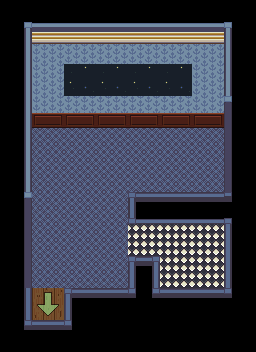

Rendered tile map (Tiled .tmx) drawn with the repository's tilesets; below, a short description and the full map source, tile grids included:
An orthogonal 8x11 tile map with 32x32 px tiles, 5 tile layers (bg, ground shadows & details, mid, shadows, ...), 6 tilesets and 8 objects (exit).

<map version="1.11" tiledversion="1.11.2" orientation="orthogonal" renderorder="right-down" width="8" height="11" tilewidth="32" tileheight="32" infinite="0" nextlayerid="10" nextobjectid="42">
 <tileset firstgid="1" source="../../Assorted_LPC/lpc-walls/walls.tsx" />
 <tileset firstgid="6145" source="../../Assorted_LPC/lpc-floors/floors.tsx" />
 <tileset firstgid="8193" source="../../[A]LightShadow_pipo.tsx" />
 <tileset firstgid="8281" source="../../custom_tilesets/[Lightship]Whaleship.tsx" />
 <tileset firstgid="12691" source="../../Assorted_LPC/wooden_stairs/[LPC]WoodenStairs.tsx" />
 <tileset firstgid="14287" source="../../custom_tilesets/[A]BouncingArrows.tsx" />
 <layer id="1" name="bg" width="8" height="11">
  <data encoding="csv">
8479,8482,8482,8482,8482,8482,8482,8478,
8434,8591,8591,8591,8591,8591,8591,8432,
8434,8640,9016,9016,9016,9016,8640,8432,
8434,8689,8689,8689,8689,8689,8689,8290,
8434,8738,8738,8738,8738,8738,8738,8436,
8434,8738,8738,8738,8738,8738,8738,8436,
8339,8738,8738,8738,8391,8392,8392,8298,
8438,8738,8738,8738,8787,8787,8787,8444,
8438,8738,8738,8738,8394,8787,8787,8444,
8446,7401,8395,8396,8348,8396,8396,8441,
8442,8396,8441,8433,8433,8433,8433,8433
</data>
 </layer>
 <layer id="4" name="ground shadows &amp; details" width="8" height="11">
  <data encoding="csv">
0,0,0,0,0,0,0,0,
0,0,0,0,0,0,0,0,
0,0,0,0,0,0,0,0,
0,0,0,0,0,0,0,0,
0,0,0,0,0,0,0,0,
0,0,0,0,0,0,0,0,
0,0,0,0,0,0,0,0,
0,0,0,0,0,0,0,0,
0,0,0,0,0,0,0,0,
0,14297,0,0,0,0,0,0,
0,0,0,0,0,0,0,0
</data>
 </layer>
 <layer id="6" name="mid" width="8" height="11">
  <properties>
   <property name="z" type="int" value="0" />
  </properties>
  <data encoding="csv">
0,0,0,0,0,0,0,0,
0,0,0,0,0,0,0,0,
0,0,0,0,0,0,0,0,
0,0,0,0,0,0,0,0,
0,0,0,0,0,0,0,0,
0,0,0,0,0,0,0,0,
0,0,0,0,0,0,0,0,
0,0,0,0,0,0,0,0,
0,0,0,0,0,0,0,0,
0,0,0,0,0,0,0,0,
0,0,0,0,0,0,0,0
</data>
 </layer>
 <layer id="7" name="shadows" width="8" height="11">
  <properties>
   <property name="z" type="int" value="0" />
  </properties>
  <data encoding="csv">
0,0,0,0,0,0,0,0,
0,0,0,0,0,0,0,0,
0,0,0,0,0,0,0,0,
0,0,0,0,0,0,0,0,
0,0,0,0,0,0,0,0,
0,0,0,0,0,0,0,0,
0,0,0,0,0,0,0,0,
0,0,0,0,0,0,0,0,
0,0,0,0,0,0,0,0,
0,0,0,0,0,0,0,0,
0,0,0,0,0,0,0,0
</data>
 </layer>
 <layer id="5" name="foreground" width="8" height="11">
  <properties>
   <property name="z" type="int" value="3" />
  </properties>
  <data encoding="csv">
0,0,0,0,0,0,0,0,
0,0,0,0,0,0,0,0,
0,0,0,0,0,0,0,0,
0,0,0,0,0,0,0,0,
0,0,0,0,0,0,0,0,
0,0,0,0,0,0,0,0,
0,0,0,0,0,0,0,0,
0,0,0,0,0,0,0,0,
0,0,0,0,0,0,0,0,
0,0,0,0,0,0,0,0,
0,0,0,0,0,0,0,0
</data>
 </layer>
 <objectgroup id="9" name="Object Layer 1">
  <object id="5" x="32" y="96" width="192" height="32">
   <properties>
    <property name="collision" type="bool" value="true" />
   </properties>
  </object>
  <object id="30" name="exit" x="32" y="304" width="32" height="32">
   <properties>
    <property name="dest" value="whaleship-f2-hallway" />
    <property name="destPoint" value="exit-w" />
    <property name="dir" value="u" />
   </properties>
  </object>
  <object id="31" x="0" y="128" width="32" height="224">
   <properties>
    <property name="collision" type="bool" value="true" />
   </properties>
  </object>
  <object id="34" x="64" y="288" width="192" height="64">
   <properties>
    <property name="collision" type="bool" value="true" />
   </properties>
  </object>
  <object id="38" x="224" y="128" width="32" height="160">
   <properties>
    <property name="collision" type="bool" value="true" />
   </properties>
  </object>
  <object id="39" x="32" y="336" width="32" height="16">
   <properties>
    <property name="collision" type="bool" value="true" />
   </properties>
  </object>
  <object id="40" x="128" y="192" width="96" height="32">
   <properties>
    <property name="collision" type="bool" value="true" />
   </properties>
  </object>
  <object id="41" x="128" y="256" width="32" height="32">
   <properties>
    <property name="collision" type="bool" value="true" />
   </properties>
  </object>
 </objectgroup>
 <imagelayer id="2" name="ref" opacity="0.5" offsetx="256" offsety="0">
  <image source="../../vtt-maps/whaleship-blank-f2.webp" width="1568" height="384" />
 </imagelayer>
</map>
